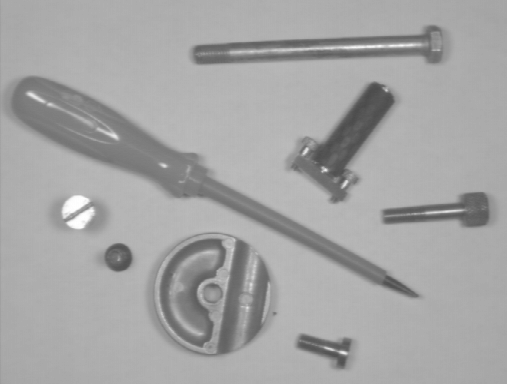
#> input picture examples/images/2dObjets.tiff, 507 x 384 px
$ python translation.py --image ../../examples/images/2dObjets.tiff
#> lines starting #> are read from the running program, lines starting #| are printed output that depends on the picture
import numpy as np
import argparse
import cv2


ap = argparse.ArgumentParser()

ap.add_argument("-i", "--image", required=True, help="Path to image. ")

args = vars(ap.parse_args())

image = cv2.imread(args["image"])
#> image is the input picture: shape (384, 507, 3); min 75, max 255, mean 164.5
cv2.imshow("Before", image)

M = np.float32([[1, 0, 25],[0, 1, 50]])

shifted = cv2.warpAffine(image, M, (image.shape[1], image.shape[0]))
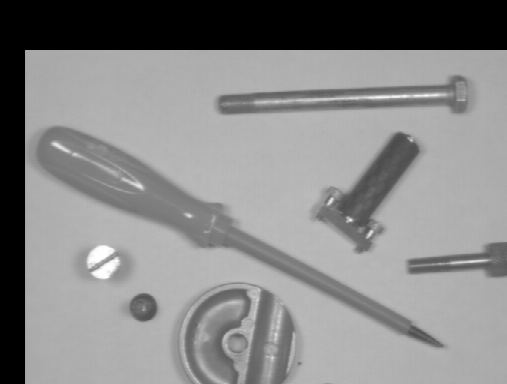
#> shifted: shape (384, 507, 3); min 0, max 255, mean 135.5
cv2.imshow("Shifted Down and Right", shifted)

M = np.float32([[1, 0, -50], [0, 1, -90]])

shifted = cv2.warpAffine(image, M, (image.shape[1], image.shape[0]))
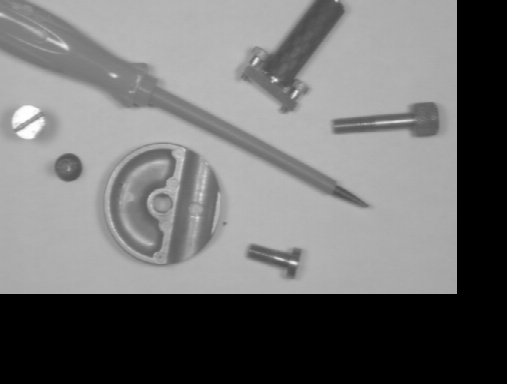
#> shifted: shape (384, 507, 3); min 0, max 255, mean 112.7
cv2.imshow("Shifted Up and Lefth", shifted)
cv2.waitKey(0)

$ run again, on examples/images/3dphone.tiff
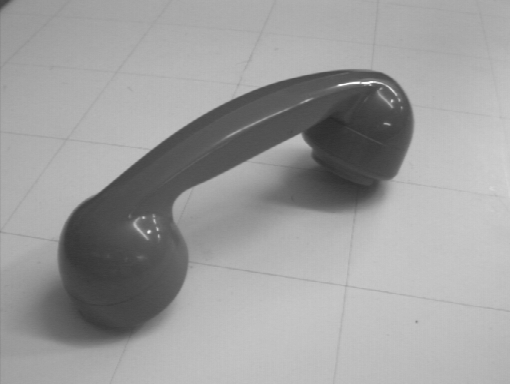
#> input picture examples/images/3dphone.tiff, 510 x 384 px
#> image is the input picture: shape (384, 510, 3); min 41, max 251, mean 157
#> `shifted = cv2.warpAffine(image, M, (image.shape[1], image.shape[0]))`:
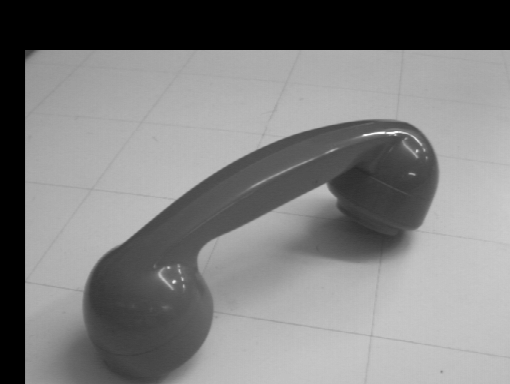
#> shifted: shape (384, 510, 3); min 0, max 251, mean 125.6
#> `shifted = cv2.warpAffine(image, M, (image.shape[1], image.shape[0]))`:
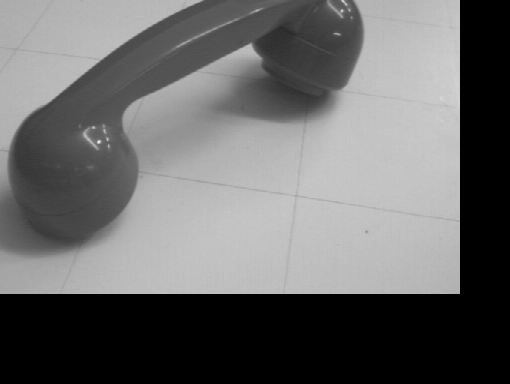
#> shifted: shape (384, 510, 3); min 0, max 235, mean 105.5
